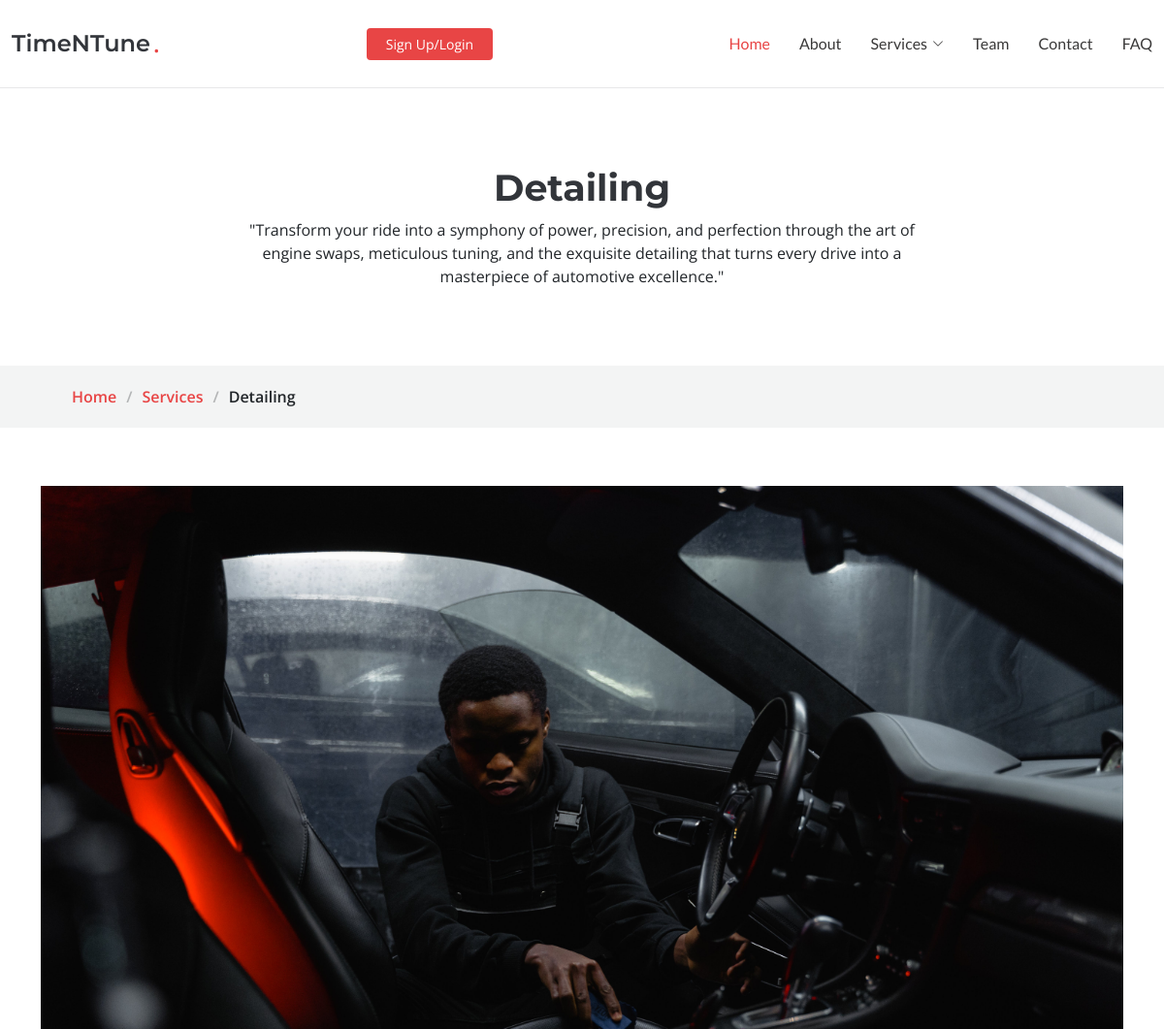
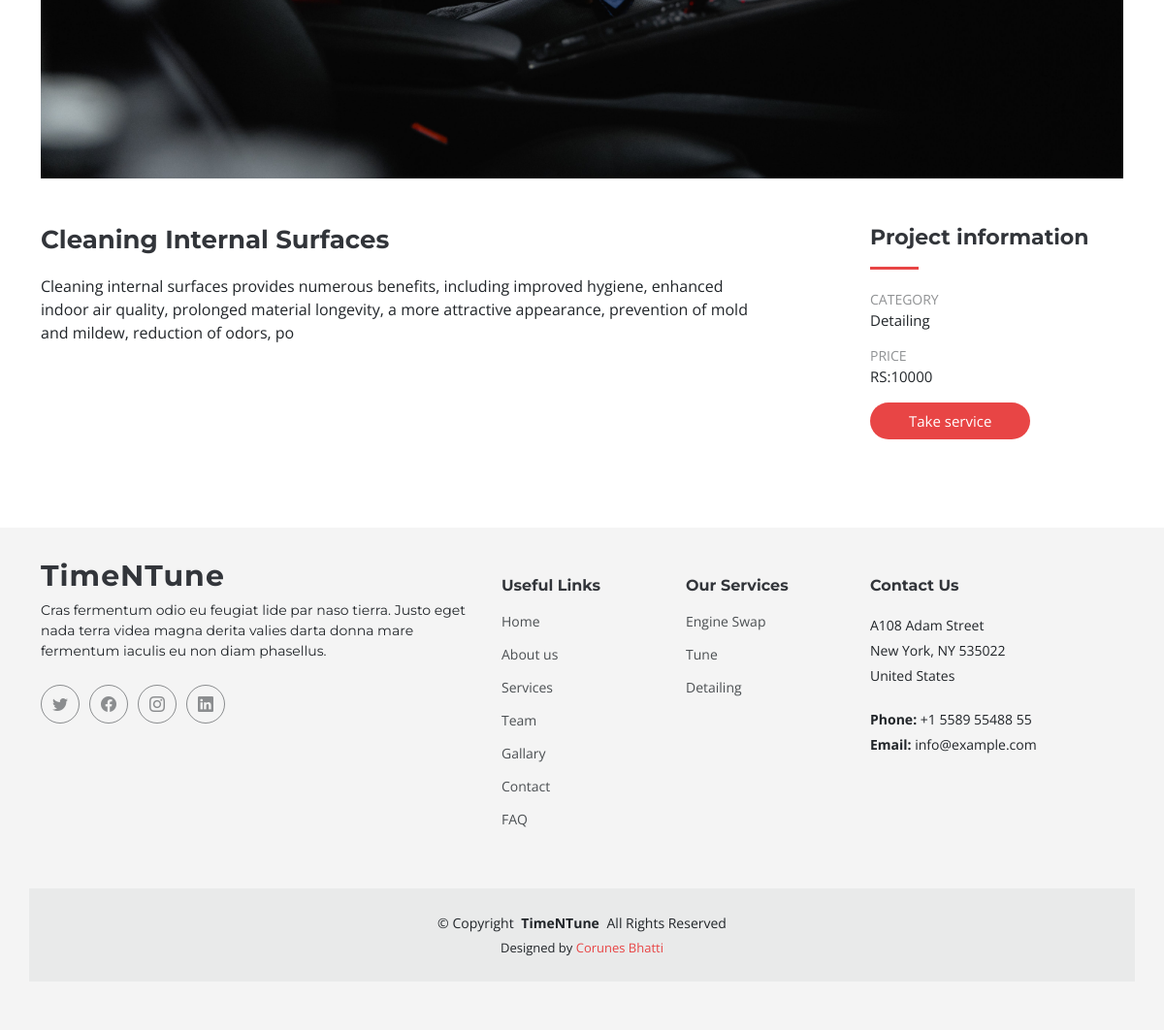
Screenshot of /userpanel/services-detail/detailing-detail.php?id=22 with the database file from the repository (2 pictures, top to bottom).
### tables this page shows
CREATE TABLE `services` (
  `id` int(11) NOT NULL,
  `service_name` varchar(225) NOT NULL,
  `price` int(11) NOT NULL,
  `img` varchar(10000) NOT NULL,
  `category` varchar(225) NOT NULL,
  `description` mediumtext NOT NULL
);

CREATE TABLE `service_categories` (
  `id` int(11) NOT NULL,
  `service_name` varchar(50) NOT NULL
);

### userpanel/services-detail/detailing-detail.php (the view)
<?php
include "links/header.php";
?>
<main id="main">
  <div data-aos="fade" class="page-title">
    <div class="heading">
      <div class="container">
        <div class="row d-flex justify-content-center text-center">
          <div class="col-lg-8">
            <h1>Detailing</h1>
            <p class="mb-0">"Transform your ride into a symphony of power, precision, and perfection through the art of engine swaps, meticulous tuning, and the exquisite detailing that turns every drive into a masterpiece of automotive excellence."</p>
          </div>
        </div>
      </div>
    </div>
    <nav class="breadcrumbs">
      <div class="container">
        <ol>
          <li><a href="index.php">Home</a></li>
          <li><a href="index.php#services">Services</a></li>
          <li class="current">Detailing</li>
        </ol>
      </div>
    </nav>
  </div>
  <section id="portfolio-details" class="portfolio-details">
    <?php
    include("../../dashboard/auth/config.php");
    if (isset($_GET['id'])) {
      $id = $_GET['id'];
      $query = "SELECT * FROM services WHERE id = '$id'";
      $result = mysqli_query($con, $query);
      if (mysqli_num_rows($result) > 0) {
        while ($row = mysqli_fetch_assoc($result)) {
    ?>
          <div class="container" data-aos="fade-up">
            <div class="portfolio-details-slider swiper">
              <div class="swiper-wrapper align-items-center">
                <div class="swiper-slide">
                  <img src="../../dashboard/<?php echo $row['img'] ?>" alt="img">
                </div>
              </div>
            </div>
            <div class="row justify-content-between gy-4 mt-4">
              <div class="col-lg-8" data-aos="fade-up">
                <div class="portfolio-description">
                  <h2><?php echo $row['service_name'] ?></h2>
                  <p>
                    <?php echo $row['description'] ?>
                  </p>
                </div>
              </div>
              <div class="col-lg-3" data-aos="fade-up" data-aos-delay="100">
                <div class="portfolio-info">
                  <h3>Project information</h3>
                  <ul>
                    <li><strong>Category</strong><?php echo $row['category'] ?></li>
                    <li><strong>Price</strong>RS:<?php echo $row['price'] ?></li>
                    <li>
                      <?php
                      echo '<a href="../check-out/check-out.php?id=' . $row['id'] . '" class="btn-visit align-self-start">Take service</a>'
                      ?>
                    </li>
                  </ul>
                </div>
              </div>
            </div>
          </div>
    <?php
        }
      }
    }
    ?>
  </section>
</main>
<?php
include "links/footer.php";
?>

### userpanel/services-detail/links/footer.php (shortened to what this page needs)
<footer id="footer" class="footer">
  <div class="container footer-top">
    <div class="row gy-4">
      <div class="col-lg-5 col-md-12 footer-about">
        <a href="../index.php" class="logo d-flex align-items-center">
          <span>TimeNTune</span>
        </a>
        <p>Cras fermentum odio eu feugiat lide par naso tierra. Justo eget nada terra videa magna derita valies darta
          donna mare fermentum iaculis eu non diam phasellus.</p>
        <div class="social-links d-flex mt-4">
          <a href="https://twitter.com/"><i class="bi bi-twitter"></i></a>
          <a href="https://www.facebook.com/"><i class="bi bi-facebook"></i></a>
          <a href="https://www.instagram.com/corunes_bhatti_/"><i class="bi bi-instagram"></i></a>
          <a href="https://www.linkedin.com/in/corunes-bhatti-0a817b275/"><i class="bi bi-linkedin"></i></a>
        </div>
      </div>
      <div class="col-lg-2 col-6 footer-links">
        <h4>Useful Links</h4>
        <ul>
          <li><a href="../index.php">Home</a></li>
          <li><a href="../index.php#about">About us</a></li>
          <li><a href="../index.php#services">Services</a></li>
          <li><a href="../index.php#team">Team</a></li>
          <li><a href="../index.php#portfolio">Gallary</a></li>
          <li><a href="../index.php#contact">Contact</a></li>
          <li><a href="../index.php#faq">FAQ</a></li>
        </ul>
      </div>
      <div class="col-lg-2 col-6 footer-links">
        <h4>Our Services</h4>
        <ul>
          <?php
           include("../../dashboard/auth/config.php");
           $query = "SELECT * FROM service_categories WHERE id = 1";
           $result = mysqli_query($con, $query);
           if ($result) {
             while ($row = mysqli_fetch_assoc($result)) {
               echo   '<li><a href="../engine-swapp.php?engineswapp=' . $row['service_name'] . '">Engine Swap</a></li>';
             }
           }
           ?>
          <?php
           $query = "SELECT * FROM service_categories WHERE id = 2";
           $result = mysqli_query($con, $query);
           if ($result) {
             while ($row = mysqli_fetch_assoc($result)) {
               echo   '<li><a href="../tune.php?tune=' . $row['service_name'] . '">Tune</a></li>';
             }
           }
           ?>
          <?php
           $query = "SELECT * FROM service_categories WHERE id = 3";
           $result = mysqli_query($con, $query);
           if ($result) {
             while ($row = mysqli_fetch_assoc($result)) {
               echo   '<li><a href="../detailing.php?detailing=' . $row['service_name'] . '">Detailing</a></li>';
             }
           }
           ?>
        </ul>
      </div>
      <div class="col-lg-3 col-md-12 footer-contact text-center text-md-start">
        <h4>Contact Us</h4>
        <p>A108 Adam Street</p>
        <p>New York, NY 535022</p>
        <p>United States</p>
        <p class="mt-4"><strong>Phone:</strong> <span>+1 5589 55488 55</span></p>
        <p><strong>Email:</strong> <span>info@example.com</span></p>
      </div>
    </div>
  </div>
  <div class="container copyright text-center mt-4">
    <p>&copy; <span>Copyright</span> <strong class="px-1">TimeNTune</strong> <span>All Rights Reserved</span></p>
    <div class="credits">
      Designed by <a href="https://www.linkedin.com/in/corunes-bhatti-0a817b275/">Corunes Bhatti</a>
    </div>
  </div>
</footer>
</body>
</html>

### rows the page displays
services: img (picture), service_name "Cleaning Internal Surfaces", description "Cleaning internal surfaces provides numerous benefits, including improved hygiene, enhanced indoor air quality, prolonged material longevity, a more attractive appearance, prevention of mold and mildew, reduction of odors, po", category "Detailing", price "10000"
